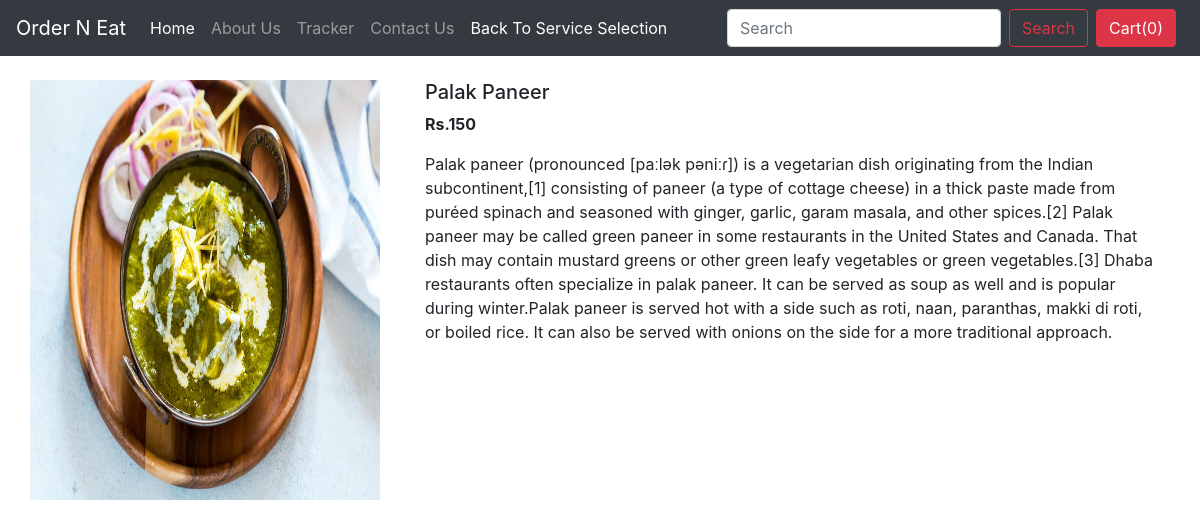
/shop/products/16, run on the app's committed database.
### shop/models.py (models this page shows, shortened)
class Product(models.Model):
    product_id = models.AutoField
    product_name = models.CharField(max_length=50)
    category = models.CharField(max_length=50, default="")
    subcategory = models.CharField(max_length=50, default="")
    price = models.IntegerField(default=0)
    desc = models.CharField(max_length=300)
    pub_date = models.DateField()
    image = models.ImageField(upload_to='shop/images', default="")

### shop/views.py (the view)
# urls.py: path("products/<int:myid>", views.productView, name="ProductView"),
def productView(request, myid):
    product = Product.objects.filter(id=myid)
    return render(request, 'shop/prodView.html', {'product':product[0]})

### shop/templates/shop/prodView.html (shortened to what this page needs)
{% extends 'shop/basic.html' %}
{% block body %}
<div class="container my-4">
    <div class="row">
    <div class="col-md-4">
    <div class="row">
        <img src="/media/{{product.image}}" width="350px" height="420px">
    </div>
    </div>
    <div class="col-md-8">
        <h5>{{product.product_name}}</h5>
        <p><b>Rs.{{product.price}} </b></p>
        <p>{{product.desc}}</p>
    </div>
    </div>
</div>
{% endblock %}

### shop/templates/shop/basic.html (shortened to what this page needs)
<!doctype html>
<html lang="en">
  <head>
    <link rel="stylesheet" href="https://stackpath.bootstrapcdn.com/bootstrap/4.2.1/css/bootstrap.min.css">
  </head>
  <body>
    <nav class="navbar navbar-expand-lg navbar-dark bg-dark">
  <a class="navbar-brand" href="/shop">Order N Eat</a>
  <div class="collapse navbar-collapse" id="navbarSupportedContent">
    <ul class="navbar-nav mr-auto">
      <li class="nav-item active">
        <a class="nav-link" href="/shop">Home <span class="sr-only">(current)</span></a>
      </li>
      <li class="nav-item">
        <a class="nav-link" href="/shop/about">About Us</a>
      </li>
      <li class="nav-item">
        <a class="nav-link" href="/shop/tracker">Tracker</a>
      </li>
      <li class="nav-item">
        <a class="nav-link" href="/shop/contact">Contact Us</a>
      </li>
      <li class="nav-item active">
        <a class="nav-link" href="/">Back To Service Selection</a>
      </li>
    </ul>
    <form class="form-inline my-2 my-lg-0">
      <input class="form-control mr-sm-2" type="search" placeholder="Search" aria-label="Search">
      <button class="btn btn-outline-danger my-2 my-sm-0" type="submit">Search</button>
    </form>
    <button type="button" class="btn btn-danger mx-2" id="popcart" data-container="body" data-toggle="popover" data-placement="bottom" data-html="true" data-content="Vivamus
sagittis lacus vel augue laoreet rutrum faucibus.">
  Cart(<span id="cart">0</span>)
</button>
  </div>
</nav>
  {% block body %} {% endblock %}
  </body>
</html>

### data on the page
Product: image (picture), product_name "Palak Paneer", price "150", desc "Palak paneer (pronounced [paːlək pəniːɾ]) is a vegetarian dish originating from the Indian subcontinent,[1] consisting of paneer (a type of cottage cheese) in a thick paste made from puréed spinach and seasoned with ginger, garlic, garam masala, and other spices.[2] Palak paneer may be called green paneer in some restaurants in the United States and Canada. That dish may contain mustard greens or other green leafy vegetables or green vegetables.[3] Dhaba restaurants often specialize in palak paneer. It can be served as soup as well and is popular during winter.Palak paneer is served hot with a side such as roti, naan, paranthas, makki di roti, or boiled rice. It can also be served with…"
